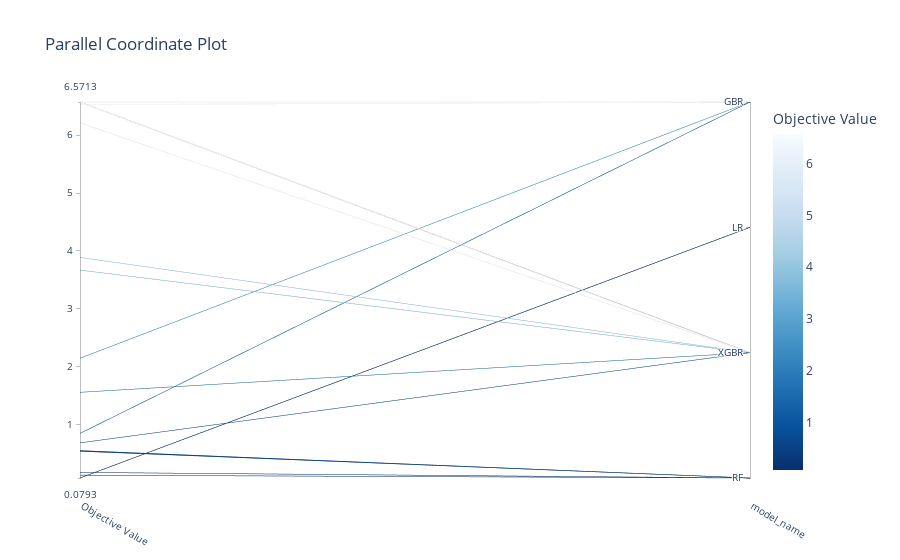

This figure's notebook cell:
### Code cell
plot_parallel_coordinate(study,params=['model_name'])
